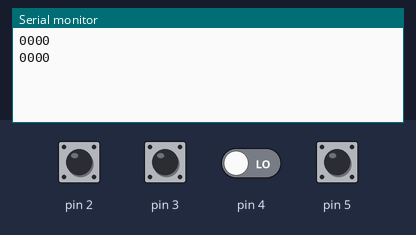
Bench run of a sketch on a simulated Arduino Uno, built with avr-gcc and run on an emulated ATmega328P. Shown: the last lines printed to the serial monitor. Inputs (shaded band) come from the test bench; at power-on: pin 2–5 LOW.

Above: at 18.0 s.
18.1 s: pin 2 pulled LOW for 3 s
28.1 s: pin 3 pulled LOW for 3 s
38.1 s: pin 4 driven HIGH
At 40.5 s:
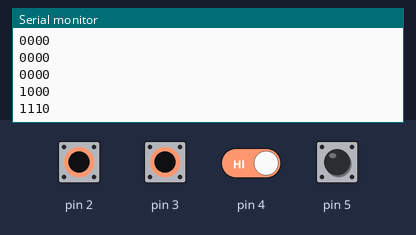
48.1 s: pin 5 pulled LOW for 3 s
58.1 s: pin 3 pulled LOW for 3 s
At 60.5 s:
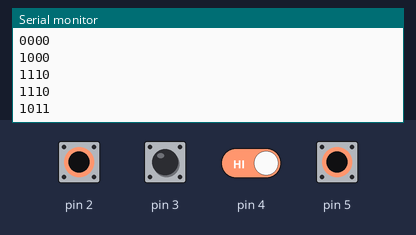
68.1 s: pin 4 driven LOW
At 70.5 s:
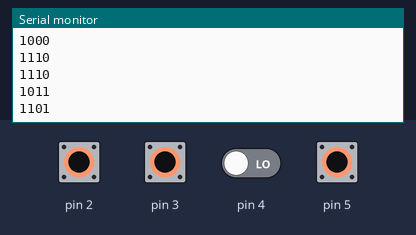
Timing chart, 0 to 72.0 s (numbered marks = the images above; inputs shaded):
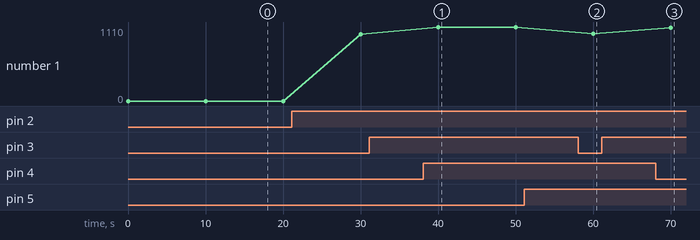

The sketch:

33_Rccar_Auto.ino
```cpp
void setup() {
  pinMode (2,INPUT);
  pinMode (3,INPUT);
  pinMode (4,INPUT);
  pinMode (5,INPUT);
  Serial.begin (9600);
}

void loop() {
  Serial.print (digitalRead(2));
  Serial.print (digitalRead(3));
  Serial.print (digitalRead(4));
  Serial.println (digitalRead(5));

  digitalWrite (2, HIGH);
  digitalWrite (3, LOW);
  digitalWrite (4, HIGH);
  digitalWrite (5, LOW);
  delay (2000);

  digitalWrite (2, LOW);
  digitalWrite (3, HIGH);
  digitalWrite (4, LOW);
  digitalWrite (5, HIGH);
  delay (2000);

  digitalWrite (2, HIGH);
  digitalWrite (3, LOW);
  digitalWrite (4, LOW);
  digitalWrite (5, HIGH);
  delay (2000);

  digitalWrite (2, LOW);
  digitalWrite (3, HIGH);
  digitalWrite (4, HIGH);
  digitalWrite (5, LOW);
  delay (2000);

  digitalWrite (2, LOW);
  digitalWrite (3, LOW);
  digitalWrite (4, LOW);
  digitalWrite (5, LOW);
  delay (2000);
}
```

Measured:
- after the input at 38.1 s, the serial monitor: prints a new line after 1.9 s (image 1)
- after the input at 58.1 s, the serial monitor: prints a new line after 1.9 s (image 2)
- after the input at 68.1 s, the serial monitor: prints a new line after 1.9 s (image 3)
- plotted number 1: 1000 → 1110 after the input at 38.1 s, 1110 → 1011 after the input at 58.1 s, 1011 → 1101 after the input at 68.1 s
